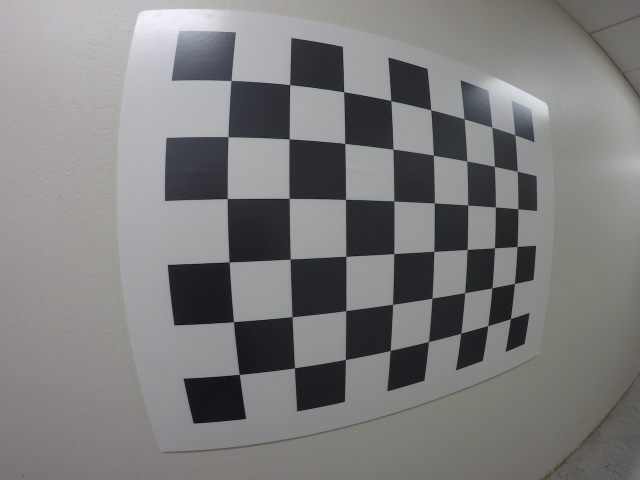
#> input picture Term 1/10. Advanced Lane Finding/calibration_wide/GOPR0032.jpg, 1280 x 960 px (shown at 1/2 size); its folder holds 5 pictures in this run
$ python CalibratingCamera.py
#> lines starting #> are read from the running program, lines starting #| are printed output that depends on the picture
import numpy as np
import cv2
import matplotlib.pyplot as plt
import matplotlib.image as mpimg
import glob

# prepare object points
nx = 8
ny = 6


# Make a list of calibration images
# typically you want a list of 20 calibration images
# so 20 images of a chessboard from different distances and angles
# also have 1 extra image as a final test for your calibration

# Glob lets you get multible image names with the same structure in the specified path
images = glob.glob('calibration_wide/GO*.jpg')


# Map the points of the 2D image (Image Points), to points in the real undistorted 3D Image (Object Points)
#Object Points
# Object points are (x,y,x) cordinates of the real image.
# they are just the known co-ordinates for a (nx,ny) shaped board
# Because the chess board is on a flat surface, all z points are 0
# X and Y values are just the points of the corners (x = 0 to nx-1, y = 0 to ny-1)

objpoints = [] # 3D points in real world space

# Image Points
# Points in the distorted 2D image

imgpoints = [] # 2D points in image plance

# we want objpoints to be x = 0 to nx-1 and y = 0 to ny -1
# initialize object points as an array of 3 columns and length of nx*ny (Same shape as 3D image)
objp = np.zeros((nx*ny,3), np.float32)
# we want all the values in the z array to stay zero, so we change the first 2  arrays
#mgrid function returns the co-ordinate values for a given size, then we reshape it into the correct format of 2 columns for x and y
objp[:,:2] = np.mgrid[0:nx,0:ny].T.reshape(-1,2)

print('Number of Calibration Images: {}'.format(len(images)))
# LOOP FROM HERE FOR ALL CALIBRATION IMAGES
for idx, fname, in enumerate(images):
	img = cv2.imread(fname)
#> img is the input picture: shape (960, 1280, 3); mean B, G, R 124.7, 124.9, 125.1

	# Convert to grayscale
	gray = cv2.cvtColor(img, cv2.COLOR_BGR2GRAY)


	# the image points are the points of the corners of the distorted calibration image (ouput of find chessboard corners)

	# Find the chessboard corners
	# input must be an 8bit grayscale image
	ret, corners = cv2.findChessboardCorners(gray, (nx, ny), None)
#> ret = True; corners = 48 rows, first 8: [462.6, 161.3], [579.9, 169.7], [687.9, 184.1], [782.3, 201.7], [862.1, 220.2], [928.7, 238.1], [984.4, 254.6], [1030.1, 270]

	# If found, add the object points and image points
	if ret == True:
		# append these values for every calibration image
		# all these ponints can be used to calibrate the camera with an opencv function
		imgpoints.append(corners)
		objpoints.append(objp)

	    # Draw and display the corners
	    # cv2.drawChessboardCorners(img, (nx, ny), corners, ret)
	    # plt.imshow(img)
	    # plt.show()

# now that we have our Object points and image points, we can use them to calculate the
# distortion coefficients and camera matrix required to undistort the image

#import a distorted image to test on
img = cv2.imread('calibration_wide/test_image.jpg')
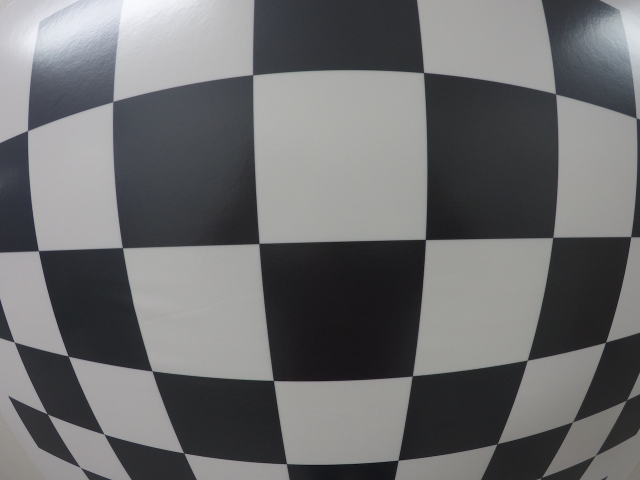
#> input picture Term 1/10. Advanced Lane Finding/calibration_wide/test_image.jpg, 1280 x 960 px (shown at 1/2 size)
#> img is the input picture: shape (960, 1280, 3); mean B, G, R 110.7, 109.5, 109.1
print('ObjPoints: {}. ImgPoints: {}'.format(len(objpoints), len(imgpoints)))
print('Shape of Test Image: {}'.format(img.shape[0:2]))
#| Shape of Test Image: (960, 1280)
# takes the object points, image points, and the shape of the image (only height and width)
# it returns the distortion coefficients and the camera matrix needed to transform
# 3D object points to 2D image points, it also returns the position of the camera in the world
# with rotation and translation vectors
ret, mtx, dist, rvecs, tvecs = cv2.calibrateCamera(objpoints, imgpoints, img.shape[0:2],None,None)
# another function can return the undistorted image using the output camera matrix
# and the distortion coefficients

# output of undistort is often called the destination image
dst = cv2.undistort(img, mtx, dist, None, mtx)
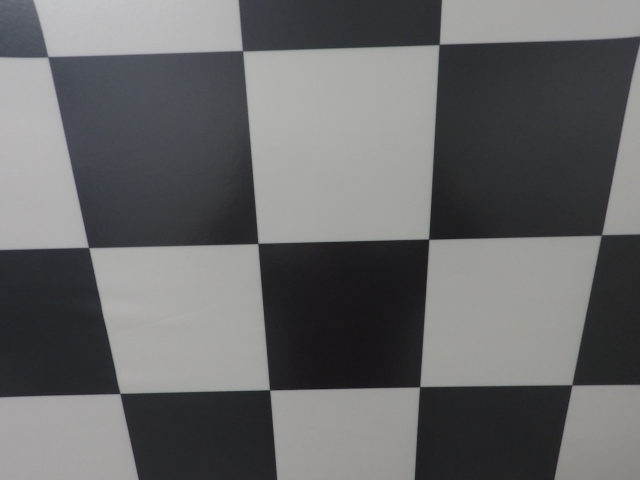
#> dst: shape (960, 1280, 3) (shown at 1/2 size); mean B, G, R 105.2, 104.4, 104

f, axis = plt.subplots(1,2)
axis[0].imshow(img)
axis[1].imshow(dst)

plt.show()
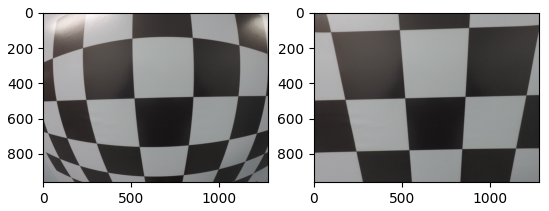
#> figure drawn by matplotlib, 2 panels; B, G, R data is drawn as R, G, B

# we can save the Camera calibration results into a pickle so that we can use them later

# import pickle


# dist_pickle = {}
# dist_pickle["mtx"] = mtx
# dist_pickle["dist"] = dist
# pickle.dump( dist_pickle, open("calibration_wide/wide_dist_pickle.p", "wb" ))


# print('Camera Matrix and Distortion Coefficients written to calibration_wide/wide_dist_pickle.p')
